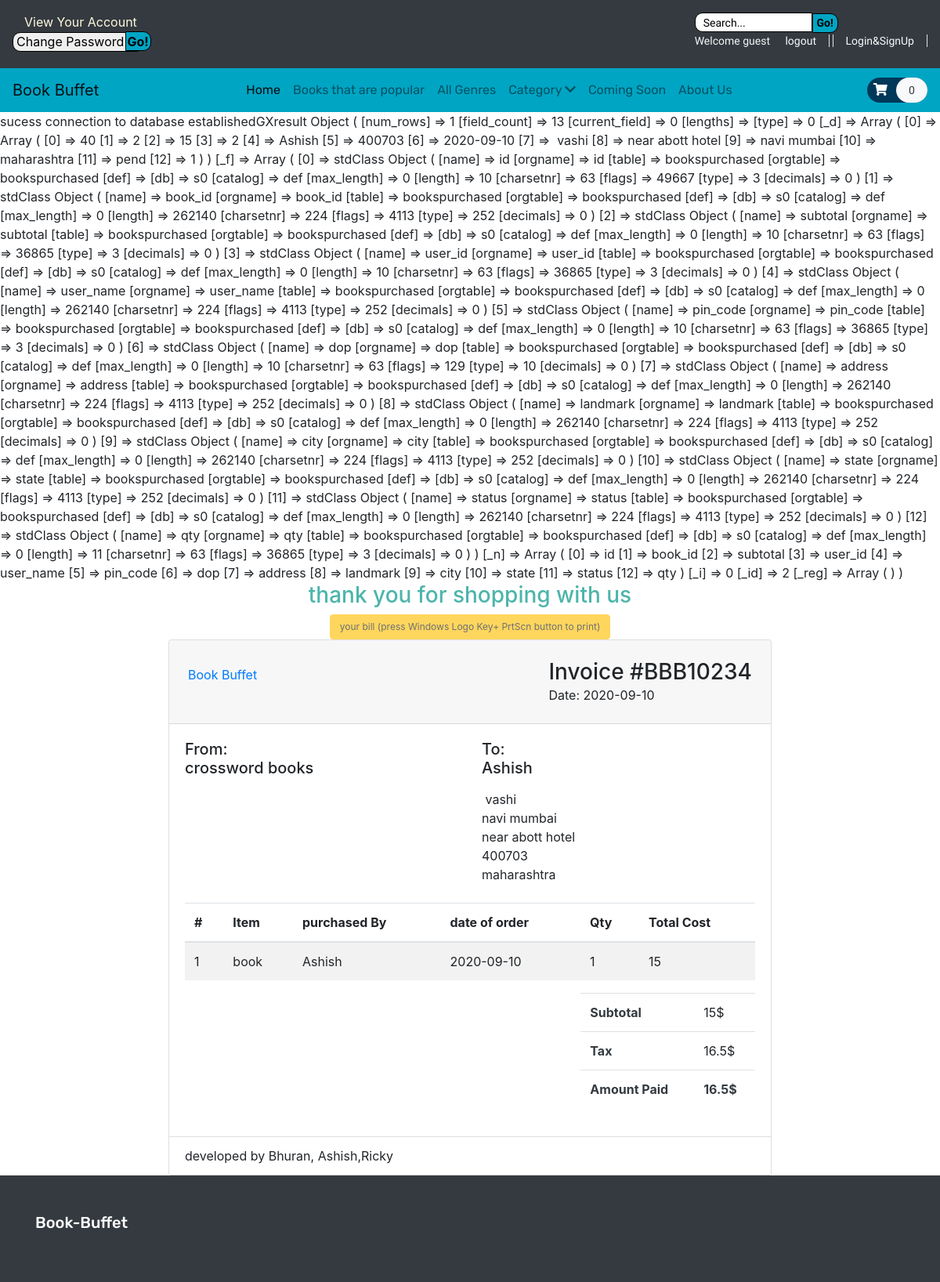
/bill.php, run on the app's committed database.
### tables this page shows
CREATE TABLE `bookspurchased` (
  `id` int(10) NOT NULL,
  `book_id` text NOT NULL,
  `subtotal` int(10) NOT NULL,
  `user_id` int(10) NOT NULL,
  `user_name` text NOT NULL,
  `pin_code` int(10) NOT NULL,
  `dop` date NOT NULL DEFAULT current_timestamp(),
  `address` text NOT NULL,
  `landmark` text NOT NULL,
  `city` text NOT NULL,
  `state` text NOT NULL,
  `status` text NOT NULL,
  `qty` int(11) NOT NULL
);

### database/DBcontroller.php (called while the page is built, shortened)
<?php
class DBcontroller
{
protected $host='localhost';
protected $user='root';
protected $password='';
protected $database='bookstore';
protected $port='3307';
public function __construct()
{
    $this->con=mysqli_connect($this->host,$this->user,$this->password,$this->database,$this->port);
}
}
?>

### functions.php (called while the page is built, shortened)
<?php
    require("database/DBcontroller.php");
$db=new DBcontroller();
require("database/product.php");
$product=new product($db);

### template/uisolated.php (called while the page is built)
<?php
if(isset($_SESSION['uid']))
{
    $suserid=$_SESSION['uid'];
}
else
{
    $suserid='0';
}
?>

### database/product.php (called while the page is built, shortened)
<?php
class product
{
    public $db=null;
    public function __construct(DBcontroller $db)
    {
        $this->db=$db;
    }
        public function getData($table='product',$uid=null,$search=null)
        {   if(isset($table)&& isset($uid) &&($search))
            {
                if(($uid>0) && ($search=='ansertdatdasddsioiiaxyz') && ($table=='cart'))
                {
                    $sql= "SELECT `book_id` FROM `cart` WHERE user_id='$uid'";
           $result= $this->db->con->query($sql);
           $resultArray=array();
           if ($result->num_rows>0)
           {
           while($item=$result->fetch_assoc())
           {
               $resultArray[]=$item;
           }
           }
        return $resultArray;
                }
            }
            if(isset($search))
            {
                if($uid==999)
                {
                   $sql=" SELECT * FROM `product` WHERE `book_name` LIKE '%$search%' OR `Author` LIKE '%$search%' OR `genres` LIKE '%$search%' OR `publication`  LIKE '%$search%' ";
                    $result= $this->db->con->query($sql);
                    $resultArray=array();
                    if ($result->num_rows>0)
                    {
                    while($item=$result->fetch_assoc())
                    {
                        $resultArray[]=$item;
                    }
                    return $resultArray;
                }
            }
            }
            else if(isset($uid))
            {
                $sql= "SELECT * FROM `cart` WHERE user_id='$uid'";
            }
            else
            {
                $sql="SELECT *FROM {$table}";
            }
            if(isset($sql))
            {
           $result= $this->db->con->query($sql);
           $resultArray=array();
           if ($result->num_rows>0)
           {
           while($item=$result->fetch_assoc())
           {
               $resultArray[]=$item;
           }
           }
        return $resultArray;
            }
        }
}
?>

### bill.php (the view, shortened to what this page needs)
<?php
include("header.php");
include("template/uisolated.php");
?>
<?php
$server="localhost";
$username="root";
$password="";
$port="3307";
$databse="bookstore";
$con=mysqli_connect($server,$username,$password,$databse,$port);
echo "sucess connection to database established";
$sql="SELECT * FROM `bookspurchased` WHERE id = (SELECT MAX(id) FROM `bookspurchased`)";
$rows=mysqli_query($con,$sql);
print_r( $rows);
?>
     <center><h3 style="color:rgba(0, 150, 136, 0.7);">thank you for shopping with us</h3></center>
  <center><button type="submit" disabled class="btn btn-warning font-size-12">your bill (press  Windows Logo Key+ PrtScn button to print) </button></center>
    <div class="offset-xl-2 col-xl-8 col-lg-12 col-md-12 col-sm-12 col-12 padding">
     <div class="card">
         <div class="card-header p-4">
             <a class="pt-2 d-inline-block" href="index.html" data-abc="true">Book Buffet</a>
             <div class="float-right">
                 <h3 class="mb-0">Invoice #BBB10234</h3>
                 <?php foreach($rows as $value): ?>
                 Date: <?php echo $value['dop']??0;?>
             </div>
         </div>
         <div class="card-body">
             <div class="row mb-4">
                 <div class="col-sm-6">
                     <h5 class="mb-3">From:
                         <br>
                         crossword books</h5>
                 </div>
                 <div class="col-sm-6 ">
                     <h5 class="mb-3">To:
                         <br><?php echo $value['user_name']??0;?></h5>
                     <div><?php echo $value['address']??0;?></div>
                     <div><?php echo $value['city']??0;?></div>
                     <div><?php echo $value['landmark']??0;?></div>
                     <div><?php echo $value['pin_code']??0;?></div>
                     <div><?php echo $value['state']??0;?></div>
                 </div>
             </div>
             <div class="table-responsive-sm">
                 <table class="table table-striped">
                     <thead>
                         <tr>
                             <th class="center">#</th>
                             <th>Item</th>
                             <th>purchased By</th>
                             <th class="right">date of order</th>
                             <th class="center">Qty</th>
                             <th class="right">Total Cost</th>
                         </tr>
                     </thead>
                     <tbody>
                         <tr>
                             <td class="center">1</td>
                             <td class="left strong">book</td>
                             <td class="left"><?php echo $value['user_name']??0;?></td>
                             <td class="right"><?php echo $value['dop']??0;?></td>
                             <td class="center"><?php echo $value['qty']??0;?></td>
                             <td class="right"><?php echo $value['subtotal']??0;?></td>
                         </tr>
                     </tbody>
                    </table>
             </div>
             <div class="row">
                 <div class="col-lg-4 col-sm-5">
                 </div>
                 <div class="col-lg-4 col-sm-5 ml-auto">
                     <table class="table table-clear">
                         <tbody>
                             <tr>
                                 <td class="left">
                                     <strong class="text-dark">Subtotal</strong>
                                 </td>
                                 <td class="right"><?php echo $value['subtotal']??0;?>$</td>
                             </tr>
                             <tr>
                                 <td class="left">
                                     <strong class="text-dark">Tax</strong>
                                 </td>
                                 <td class="right"><?php echo (($value['subtotal'])*1.1) ??0;?>$</td>
                             </tr>
                             <tr>
                                 <td class="left">
                                     <strong class="text-dark">Amount Paid </strong> </td>
                                 <td class="right">
                                     <strong class="text-dark"><?php echo (($value['subtotal'])*1.1) ??0;?>$</strong>
                                 </td>
                             </tr>
                         </tbody>
                     </table>
                 </div>
             </div>
         </div>
         <div class="card-footer bg-white">
             <p class="mb-0">developed by Bhuran, Ashish,Ricky</p>
         </div>
     </div>
 </div>
 <?php endforeach; ?>
<?php
include("footer.php");
?>

### header.php (shortened to what this page needs)
<!DOCTYPE html>
<html lang="en">
    <head>
    <link rel="stylesheet" href="https://stackpath.bootstrapcdn.com/bootstrap/4.4.1/css/bootstrap.min.css"
>
    <link rel="stylesheet" href="https://cdnjs.cloudflare.com/ajax/libs/OwlCarousel2/2.3.4/assets/owl.carousel.min.css"
 />
    <link rel="stylesheet" href="https://cdnjs.cloudflare.com/ajax/libs/OwlCarousel2/2.3.4/assets/owl.theme.default.min.css"
 />
    <link rel="stylesheet" href="https://cdnjs.cloudflare.com/ajax/libs/font-awesome/5.14.0/css/all.min.css"
 />
    <link rel="stylesheet" href="style.css">
    <?php
    include("functions.php");
    ?>
    </head>
    <body>
        <header id="header">
          <div class="strip d-flex justify-content-between px-3 py-3 bg-dark">
          <div>
                          <form  action="accounts.php" method="post">
                          <label for="accountsopt" style="color: cornsilk;cursor: pointer;margin: -1px 5px -2px 15px;"> View Your Account</label>
                          <select id="accountsopt" name="accountsopt" style="width: 161px;">
                              <option value="changepassword">Change Password</option>
                            </select>
                            <input type="submit" id="accountbtn" value="Go!" style="margin: 0px -22px;">
                          </form>
                        </div>
                <div class="font-rale font-size-14">
                  <div>
                    <form action="searchresult.php"  method="post">
                      <input type="text" id="searchbar" placeholder=""  name="search" value="Search..." maxlength="40" autocomplete="off" onmousedown="active();" onblur="inactive();"><input type="submit" id="searchbtn" value="Go!">
                    </form>
                  </div>
                  <?php
                if(isset($_SESSION['username']))
                {
                  $u=$_SESSION['username'];
                  echo"<label  disabled style='color:whitesmoke;' font-size-12> Welcome $u ||</label>";
                  echo' <a href="login_register\logout.php" class="px-3 border-right text-light">logout</a>';
                }
                else
                {
                  echo"<label style='color:whitesmoke;'>Welcome guest</label>";
                  echo' <a href="login_register\logout.php" class="px-3 border-right text-light">logout</a>';
                 echo' <a href="login_register\login.php" class="px-3 border-right border-left text-light">Login&SignUp</a>';
                }
                ?>
                </div>
            </div>
             <nav class="navbar navbar-expand-lg navbar-light color-second-bg">
                <a class="navbar-brand" href="#">Book Buffet</a>
                <div class="collapse navbar-collapse" id="navbarNav">
                  <ul class="navbar-nav m-auto font-rubik">
                    <li class="nav-item active">
                      <a class="nav-link" href="#">Home</a>
                    </li>
                    <li class="nav-item">
                      <a class="nav-link" href="#top-sale">Books that are popular</a>
                    </li>
                    <li class="nav-item">
                      <a class="nav-link" href="#special-price">All Genres</a>
                    </li>
                      <li class="nav-item">
                        <a class="nav-link" href="#">Category <i class="fas fa-chevron-down"></i></a>
                      </li>
                      <li class="nav-item">
                        <a class="nav-link" href="#">Coming Soon</a>
                      </li>
                      <li class="nav-item">
                        <a class="nav-link" href="#footer">About Us</a>
                      </li>
                  </ul>
                  <form action="#" class="font-size-14 font-rale">
                      <a href="cart.php" class="py-2 rounded-pill color-primary-bg">
                        <span class="font-size-16 px-2 text-white"><i class="fas fa-shopping-cart"></i></span>
                        <?php
                        include("template/uisolated.php");
                        ?>
                        <span class="px-3 py-2 rounded-pill text-dark bg-light"><?php echo count($product->getData('cart',$suserid))  ?></span>
                      </a>
                  </form>
                </div>
              </nav>
        </header>
        <main id="main-site">

### footer.php (shortened to what this page needs)
<footer id="footer" class="bg-dark text-white py-5">
            <div class="container">
              <div class="row">
                <div class="col-lg-3 col-12">
                  <h4 class="font-rubik font-size-20">Book-Buffet</h4>
                </div>
          </footer>
</body>
</html>

### style.css (style rules this page uses)
button, button:focus { outline: none !important; box-shadow: none !important; }
.font-rale { font-family: "Raleway", cursive; }
.font-rubik { font-family: "Rubik", cursive; }
.font-size-12 { font-size: 12px; }
.font-size-14 { font-size: 14px; }
.font-size-16 { font-size: 16px; }
.font-size-20 { font-size: 20px; }
.color-primary-bg { background: #003859; }
.color-second-bg { background: #00A5C4; }

### header.php (style rules this page uses)
#searchbar { border: 1px solid #000000; padding: 10px; outline: none; width: 150px; height: 25px; border-bottom-left-radius:10px ; border-top-left-radius:10px ; margin: 0px; }
#searchbtn { border: 1px solid #000000; padding: 0px; width: 33px; background: #00A5C4; font-weight: bold; cursor: pointer; outline: none; height: 25px; border-bottom-right-radius:10px ; border-top-right-radius:10px ; margin: 0px; }
#accountsopt { border: 1px solid #000000; padding: 0px; width: 150px; height: 25px; border-bottom-left-radius:10px ; border-top-left-radius:10px ; margin: 0px; }
#accountbtn { border: 1px solid #000000; padding: 0px; width: 33px; background: #00A5C4; font-weight: bold; cursor: pointer; outline: none; height: 25px; border-bottom-right-radius:10px ; border-top-right-radius:10px ; margin: 0px -5px; }

### data on the page
bookspurchased: dop "2020-09-10", user_name "Ashish", address "vashi", city "navi mumbai", landmark "near abott hotel", pin_code "400703", state "maharashtra", qty "1", subtotal "15", ($value['subtotal'])*1.1 "16.5"

### other printed values
count($product->getData('cart',$suserid)) "0"
